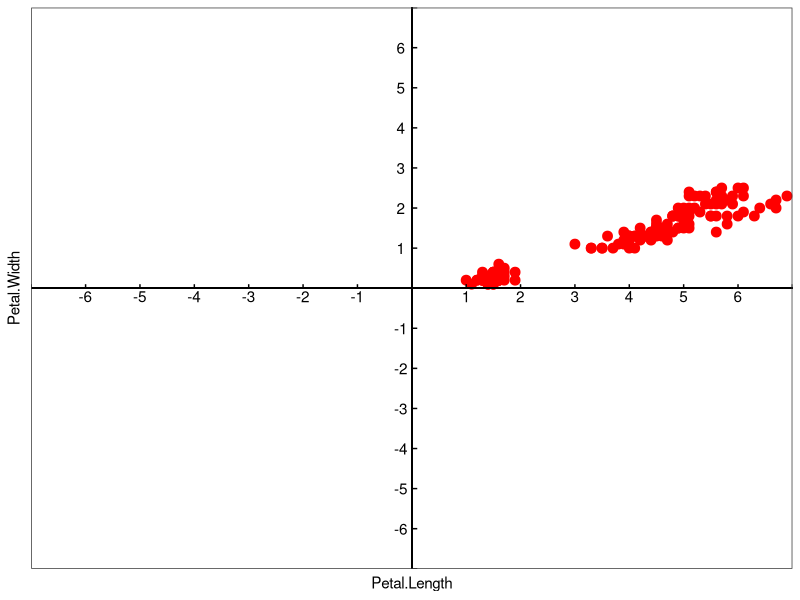

Recreate this plot in R.
summary(iris)
axis_begin<- -7
axis_end<-7
total_ticks<-15

library(magrittr)#这个包里有管道符
tick_frame<-data.frame(ticks=seq(axis_begin,
                                 axis_end,
                                 length.out = total_ticks),
                       zero=0)%>%
  subset(ticks != 0)
tick_frame
label_frame<-data.frame(lab=seq(axis_begin,axis_end),
                        zero=0)%>%
  subset(lab!=0&abs(lab)!=7)
label_frame
colnames(iris)
library(ggplot2)
ggplot(iris,aes(x=Petal.Length,y=Petal.Width))+
  geom_point(color="red",size=3)+
  theme_bw()+
  theme(panel.grid = element_blank(),
        axis.text = element_blank(),
        axis.ticks = element_blank())+
  
  geom_segment(x=0,xend=0,y=-7,yend=7)+
  geom_segment(x=-7,xend=7,y=0,yend=0)+
  scale_x_continuous(expand = c(0,0),limits = c(-7,7))+
  scale_y_continuous(expand = c(0,0),limits = c(-7,7))+
  geom_segment(data=tick_frame,aes(x=zero,xend=zero+0.1,
                                   y=ticks,yend=ticks))+
  geom_segment(data=tick_frame,aes(x=ticks,xend=ticks,
                                   y=zero,yend=zero+0.1))+
  geom_text(data=label_frame,aes(x=zero-0.2,y=lab,label=lab))+
  geom_text(data=label_frame,aes(x=lab,y=zero-0.2,label=lab))

